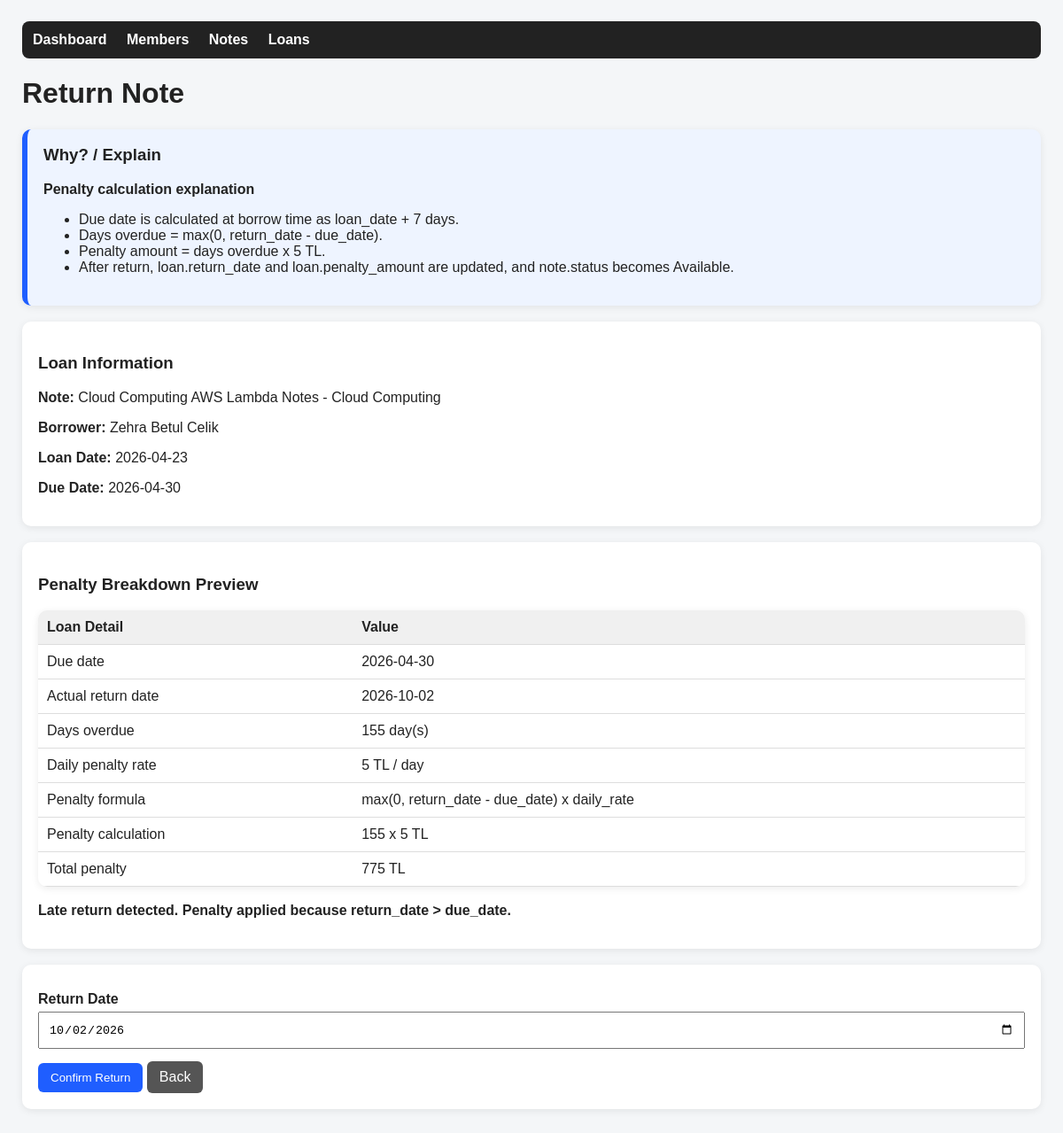
The app's page /loans/return.php?id=2 with its own data.
### tables this page shows
CREATE TABLE loans (
    loan_id INT AUTO_INCREMENT PRIMARY KEY,
    note_id INT NOT NULL,
    borrower_id INT NOT NULL,
    loan_date DATE NOT NULL,
    due_date DATE NOT NULL,
    return_date DATE NULL,
    penalty_amount DECIMAL(8,2) NOT NULL DEFAULT 0.00,
    CONSTRAINT fk_loans_note
        FOREIGN KEY (note_id) REFERENCES notes(note_id)
        ON UPDATE CASCADE
        ON DELETE RESTRICT,
    CONSTRAINT fk_loans_borrower
        FOREIGN KEY (borrower_id) REFERENCES members(member_id)
        ON UPDATE CASCADE
        ON DELETE RESTRICT
);

CREATE TABLE notes (
    note_id INT AUTO_INCREMENT PRIMARY KEY,
    title VARCHAR(200) NOT NULL,
    course_name VARCHAR(150) NOT NULL,
    department VARCHAR(100) NOT NULL,
    owner_id INT NOT NULL,
    status ENUM('Available','Borrowed') NOT NULL DEFAULT 'Available',
    created_at DATETIME DEFAULT CURRENT_TIMESTAMP,
    CONSTRAINT fk_notes_owner
        FOREIGN KEY (owner_id) REFERENCES members(member_id)
        ON UPDATE CASCADE
        ON DELETE RESTRICT
);

CREATE TABLE members (
    member_id INT AUTO_INCREMENT PRIMARY KEY,
    name VARCHAR(100) NOT NULL,
    student_number VARCHAR(20) NOT NULL UNIQUE,
    department VARCHAR(100) NOT NULL,
    email VARCHAR(150) NOT NULL UNIQUE,
    created_at DATETIME DEFAULT CURRENT_TIMESTAMP
);

### loans/return.php (the view, shortened to what this page needs)
<?php
require_once __DIR__ . "/../config/db_connect.php";
require_once __DIR__ . "/../includes/functions.php";
$id = (int)($_GET['id'] ?? 0);
$stmt = $conn->prepare("SELECT l.*, n.title AS note_title, n.course_name, b.name AS borrower_name
                        FROM loans l
                        INNER JOIN notes n ON l.note_id = n.note_id
                        INNER JOIN members b ON l.borrower_id = b.member_id
                        WHERE l.loan_id = ?");
$stmt->bind_param("i", $id);
$stmt->execute();
$loan = $stmt->get_result()->fetch_assoc();
$return_date = $_POST['return_date'] ?? date('Y-m-d');
$penalty_info = compute_penalty($loan['due_date'], $return_date);
?>
<div class="card">
    <h3>Loan Information</h3>
    <p><strong>Note:</strong> <?php echo e($loan['note_title']); ?> - <?php echo e($loan['course_name']); ?></p>
    <p><strong>Borrower:</strong> <?php echo e($loan['borrower_name']); ?></p>
    <p><strong>Loan Date:</strong> <?php echo e($loan['loan_date']); ?></p>
    <p><strong>Due Date:</strong> <?php echo e($loan['due_date']); ?></p>
</div>
<div class="card">
    <h3>Penalty Breakdown Preview</h3>
    <table>
        <tr>
            <th>Loan Detail</th>
            <th>Value</th>
        </tr>
        <tr>
            <td>Due date</td>
            <td><?php echo e($loan['due_date']); ?></td>
        </tr>
        <tr>
            <td>Actual return date</td>
            <td><?php echo e($return_date); ?></td>
        </tr>
        <tr>
            <td>Days overdue</td>
            <td><?php echo e($penalty_info['days_overdue']); ?> day(s)</td>
        </tr>
        <tr>
            <td>Daily penalty rate</td>
            <td><?php echo e($penalty_info['daily_rate']); ?> TL / day</td>
        </tr>
        <tr>
            <td>Penalty formula</td>
            <td>max(0, return_date - due_date) x daily_rate</td>
        </tr>
        <tr>
            <td>Penalty calculation</td>
            <td><?php echo e($penalty_info['days_overdue']); ?> x <?php echo e($penalty_info['daily_rate']); ?> TL</td>
        </tr>
        <tr>
            <td>Total penalty</td>
            <td><?php echo e($penalty_info['penalty']); ?> TL</td>
        </tr>
    </table>
    <?php if ($penalty_info['penalty'] == 0): ?>
        <p><strong>No penalty - note was returned on time. Rule: return_date <= due_date.</strong></p>
    <?php else: ?>
        <p><strong>Late return detected. Penalty applied because return_date > due_date.</strong></p>
    <?php endif; ?>
</div>
<form method="post">
    <label>Return Date</label>
    <input type="date" name="return_date" value="<?php echo e($return_date); ?>">
    <button type="submit">Confirm Return</button>
    <a class="button secondary" href="list.php">Back</a>
</form>

### assets/style.css (style rules this page uses)
body { font-family: Arial, sans-serif; background: #f4f6f8; color: #222; margin: 0; }
.card, form, table, .explain { background: white; border-radius: 10px; padding: 18px; margin-bottom: 18px; box-shadow: 0 2px 8px rgba(0,0,0,0.08); }
label { display: block; margin-top: 12px; font-weight: bold; }
input, select { width: 100%; padding: 10px; margin-top: 5px; box-sizing: border-box; }
button, .button { display: inline-block; background: #1f5eff; color: white !important; padding: 9px 14px; border: none; border-radius: 6px; text-decoration: none; margin-top: 14px; cursor: pointer; }
.button.secondary { background: #555; }
table { width: 100%; border-collapse: collapse; overflow: hidden; }
th, td { border-bottom: 1px solid #ddd; padding: 10px; text-align: left; }
th { background: #f0f0f0; }

### records on screen
loans: note.title "Cloud Computing AWS Lambda Notes", note.course_name "Cloud Computing", borrower.name "Zehra Betul Celik", loan_date "2026-04-23", due_date "2026-04-30", due_date "155", due_date "5", due_date "775"

### other values on screen
$title "Return Note"
$title "Penalty calculation explanation"
$item "Due date is calculated at borrow time as loan_date + 7 days."
$item "Days overdue = max(0, return_date - due_date)."
$item "Penalty amount = days overdue x 5 TL."
$item "After return, loan.return_date and loan.penalty_amount are updated, and note.status becomes Available."
$return_date "2026-10-02"
